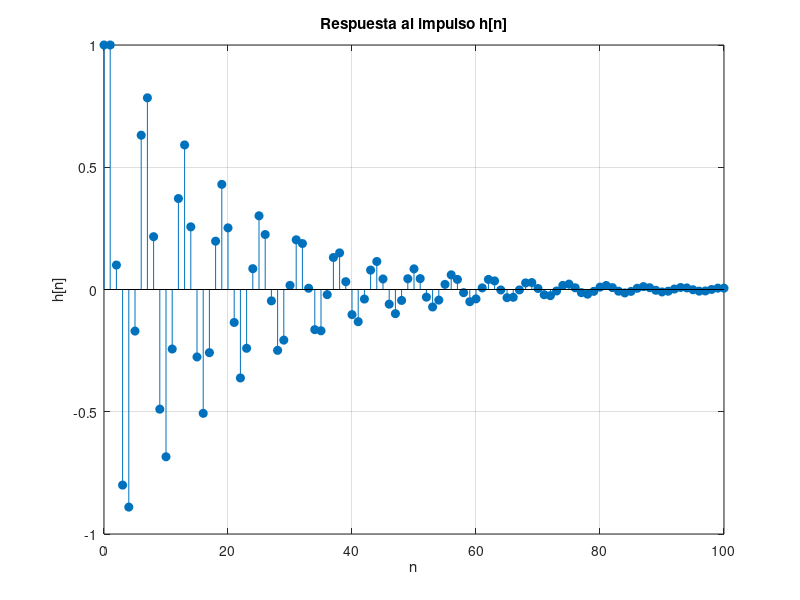
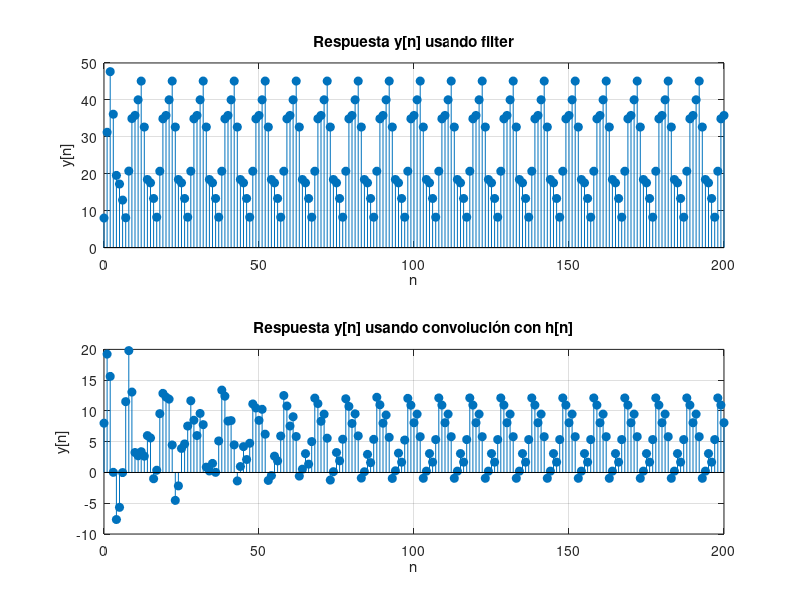

Write MATLAB code to recreate these figures, in order.
% Definir los coeficientes del filtro basado en la ecuación dada
b = [1]; % Coeficiente de x[n]
a = [1 -1 0.9]; % Coeficientes de y[n], con a0 = 1

% Generación del impulso unitario δ[n] en el intervalo 0 ≤ n ≤ 100
n = 0:100;
impulso = (n == 0); % δ[n] = 1 en n=0, 0 en otro caso

% Aplicar el filtro para obtener la respuesta al impulso h[n]
h = filter(b, a, impulso);

% Graficar la respuesta al impulso
figure;
stem(n, h, 'filled');
title('Respuesta al impulso h[n]');
xlabel('n');
ylabel('h[n]');
grid on;

% Evaluación de la estabilidad: El sistema es estable si h[n] tiende a 0
disp('Comprobación de estabilidad: si h[n] -> 0 para n grande, el sistema es estable.');

% Coeficientes del sistema basado en la ecuación en diferencias dada
b = [1 2 1]; % Coeficientes de x[n]
a = [1 -0.5 0.25]; % Coeficientes de y[n]

% Definición del intervalo
n = 0:200;

% Generar la entrada x[n] = 5 + 3cos(0.2πn) + 4sin(0.6πn)u[n]
x = 5 + 3*cos(0.2*pi*n) + 4*sin(0.6*pi*n); % Escalón implícito ya que n ≥ 0

% Opción 1: Aplicar el filtro directamente con la función filter
y_filter = filter(b, a, x);

% Opción 2: Calcular la respuesta con la convolución usando la respuesta al impulso h[n]
y_conv = conv(x, h);
y_conv = y_conv(1:length(n)); % Ajustar la longitud de y_conv al intervalo

% Graficar los resultados
figure;
subplot(2,1,1);
stem(n, y_filter, 'filled');
title('Respuesta y[n] usando filter');
xlabel('n');
ylabel('y[n]');
grid on;

subplot(2,1,2);
stem(n, y_conv, 'filled');
title('Respuesta y[n] usando convolución con h[n]');
xlabel('n');
ylabel('y[n]');
grid on;

% Comparación
disp('Comparación de y[n] obtenida con filter y con convolución:');
error = norm(y_filter - y_conv);
disp(['Error entre métodos: ', num2str(error)]);
